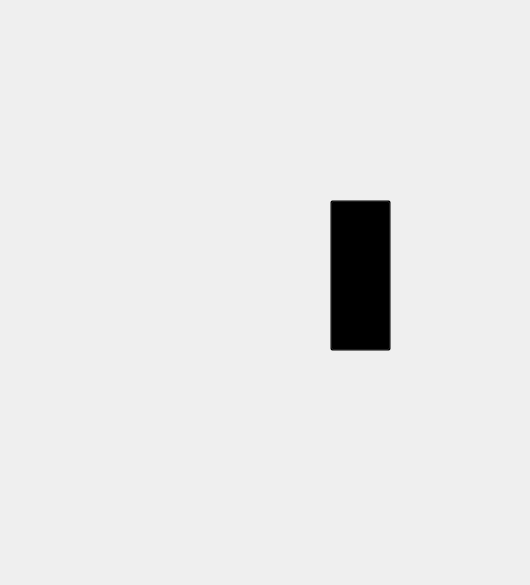
<?xml version="1.0" encoding="UTF-8"?>
<ui version="4.0">
 <class>MainWindow</class>
 <widget class="QMainWindow" name="MainWindow">
  <property name="geometry">
   <rect>
    <x>0</x>
    <y>0</y>
    <width>530</width>
    <height>585</height>
   </rect>
  </property>
  <property name="windowTitle">
   <string>MainWindow</string>
  </property>
  <widget class="QWidget" name="centralwidget">
   <widget class="QLabel" name="label">
    <property name="geometry">
     <rect>
      <x>-250</x>
      <y>-10</y>
      <width>981</width>
      <height>611</height>
     </rect>
    </property>
    <property name="text">
     <string/>
    </property>
    <property name="pixmap">
     <pixmap resource="../telasa.qrc">:/telas/11 alçapãp.png</pixmap>
    </property>
    <property name="scaledContents">
     <bool>true</bool>
    </property>
   </widget>
   <widget class="QPushButton" name="tracaButton">
    <property name="geometry">
     <rect>
      <x>330</x>
      <y>200</y>
      <width>61</width>
      <height>151</height>
     </rect>
    </property>
    <property name="styleSheet">
     <string notr="true">background-color: rgba(0,0,0,0);</string>
    </property>
    <property name="text">
     <string/>
    </property>
   </widget>
  </widget>
 </widget>
 <resources>
  <include location="../telasa.qrc"/>
 </resources>
 <connections/>
</ui>
